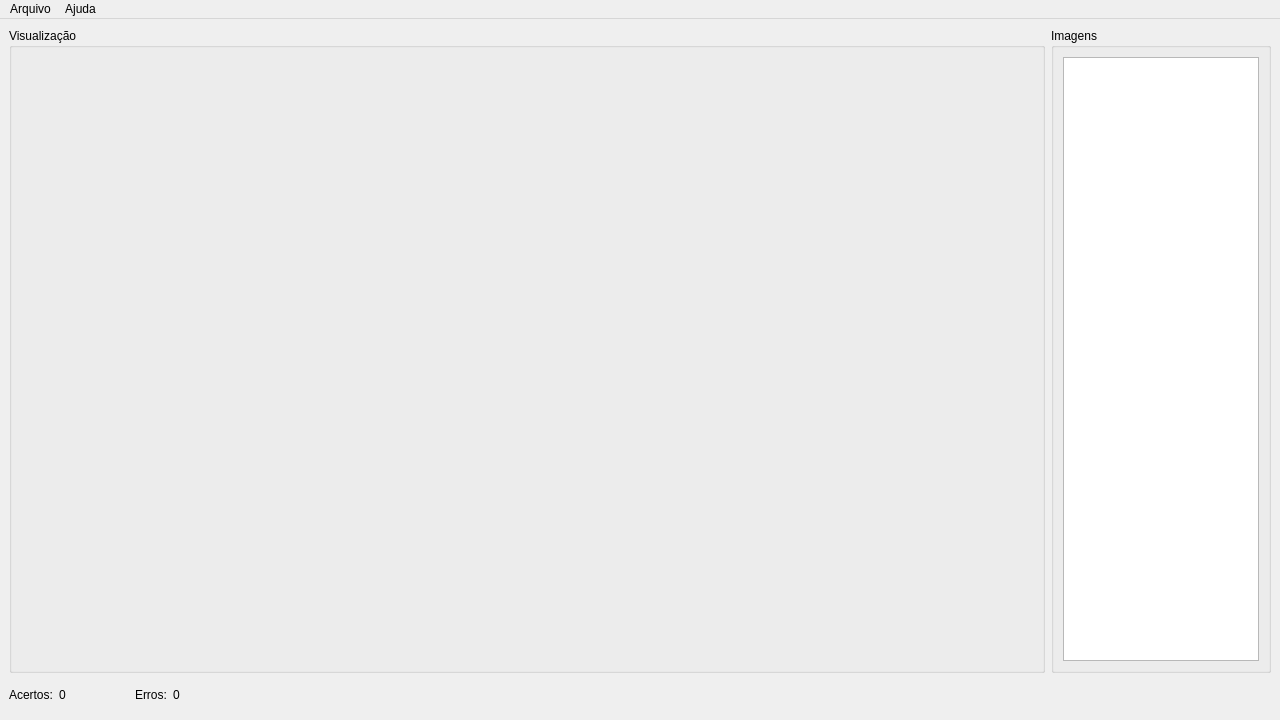
<?xml version="1.0" encoding="UTF-8"?>
<ui version="4.0">
 <class>MainWindow</class>
 <widget class="QMainWindow" name="MainWindow">
  <property name="geometry">
   <rect>
    <x>0</x>
    <y>0</y>
    <width>1280</width>
    <height>720</height>
   </rect>
  </property>
  <property name="maximumSize">
   <size>
    <width>999999</width>
    <height>999999</height>
   </size>
  </property>
  <property name="windowTitle">
   <string>Debug Imagens</string>
  </property>
  <widget class="QWidget" name="centralwidget">
   <layout class="QGridLayout" name="gridLayout">
    <item row="0" column="0" colspan="4">
     <widget class="QGroupBox" name="groupBox">
      <property name="minimumSize">
       <size>
        <width>1036</width>
        <height>640</height>
       </size>
      </property>
      <property name="title">
       <string>Visualização</string>
      </property>
      <layout class="QGridLayout" name="gridLayout_3">
       <item row="0" column="0">
        <widget class="QLabel" name="label_4">
         <property name="text">
          <string/>
         </property>
        </widget>
       </item>
      </layout>
     </widget>
    </item>
    <item row="0" column="4">
     <widget class="QGroupBox" name="groupBox_2">
      <property name="sizePolicy">
       <sizepolicy hsizetype="Fixed" vsizetype="Fixed">
        <horstretch>0</horstretch>
        <verstretch>0</verstretch>
       </sizepolicy>
      </property>
      <property name="minimumSize">
       <size>
        <width>220</width>
        <height>640</height>
       </size>
      </property>
      <property name="maximumSize">
       <size>
        <width>220</width>
        <height>999999</height>
       </size>
      </property>
      <property name="title">
       <string>Imagens</string>
      </property>
      <layout class="QGridLayout" name="gridLayout_2">
       <item row="0" column="0">
        <widget class="QListView" name="listView">
         <property name="enabled">
          <bool>true</bool>
         </property>
         <property name="focusPolicy">
          <enum>Qt::NoFocus</enum>
         </property>
         <property name="contextMenuPolicy">
          <enum>Qt::DefaultContextMenu</enum>
         </property>
         <property name="editTriggers">
          <set>QAbstractItemView::NoEditTriggers</set>
         </property>
         <property name="tabKeyNavigation">
          <bool>false</bool>
         </property>
         <property name="alternatingRowColors">
          <bool>true</bool>
         </property>
         <property name="selectionMode">
          <enum>QAbstractItemView::SingleSelection</enum>
         </property>
        </widget>
       </item>
      </layout>
     </widget>
    </item>
    <item row="1" column="0">
     <widget class="QLabel" name="label_2">
      <property name="maximumSize">
       <size>
        <width>66</width>
        <height>32</height>
       </size>
      </property>
      <property name="text">
       <string>Acertos:</string>
      </property>
     </widget>
    </item>
    <item row="1" column="1">
     <widget class="QLabel" name="label">
      <property name="sizePolicy">
       <sizepolicy hsizetype="Expanding" vsizetype="Preferred">
        <horstretch>0</horstretch>
        <verstretch>0</verstretch>
       </sizepolicy>
      </property>
      <property name="maximumSize">
       <size>
        <width>70</width>
        <height>32</height>
       </size>
      </property>
      <property name="text">
       <string>0</string>
      </property>
     </widget>
    </item>
    <item row="1" column="2">
     <widget class="QLabel" name="label_1">
      <property name="sizePolicy">
       <sizepolicy hsizetype="Preferred" vsizetype="Preferred">
        <horstretch>0</horstretch>
        <verstretch>0</verstretch>
       </sizepolicy>
      </property>
      <property name="maximumSize">
       <size>
        <width>47</width>
        <height>32</height>
       </size>
      </property>
      <property name="text">
       <string>Erros:</string>
      </property>
     </widget>
    </item>
    <item row="1" column="3">
     <widget class="QLabel" name="label_3">
      <property name="sizePolicy">
       <sizepolicy hsizetype="Expanding" vsizetype="Preferred">
        <horstretch>0</horstretch>
        <verstretch>0</verstretch>
       </sizepolicy>
      </property>
      <property name="text">
       <string>0</string>
      </property>
     </widget>
    </item>
   </layout>
  </widget>
  <widget class="QMenuBar" name="menubar">
   <property name="geometry">
    <rect>
     <x>0</x>
     <y>0</y>
     <width>1280</width>
     <height>24</height>
    </rect>
   </property>
   <widget class="QMenu" name="menuMenu">
    <property name="title">
     <string>Arquivo</string>
    </property>
    <addaction name="actionCarregar_Imagens"/>
   </widget>
   <widget class="QMenu" name="menuHelp">
    <property name="title">
     <string>Ajuda</string>
    </property>
    <addaction name="actionO_Frota_Sabe"/>
   </widget>
   <addaction name="menuMenu"/>
   <addaction name="menuHelp"/>
  </widget>
  <action name="actionCarregar_Imagens">
   <property name="text">
    <string>Carregar</string>
   </property>
  </action>
  <action name="actionO_Frota_Sabe">
   <property name="text">
    <string>O Frota Sabe!</string>
   </property>
  </action>
 </widget>
 <resources/>
 <connections/>
</ui>
